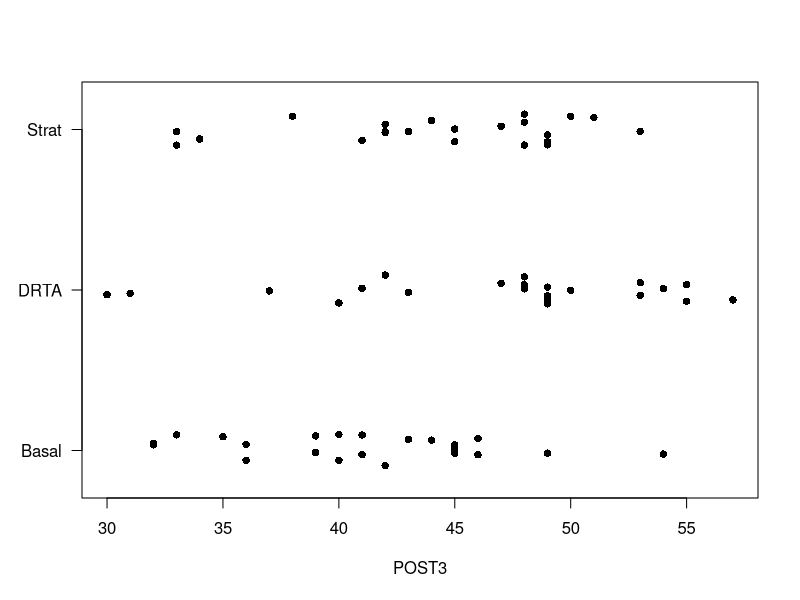
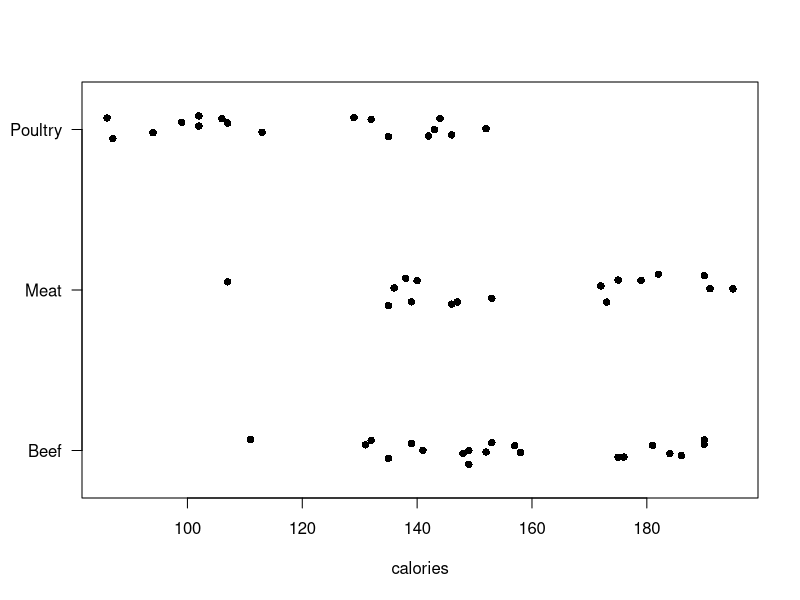
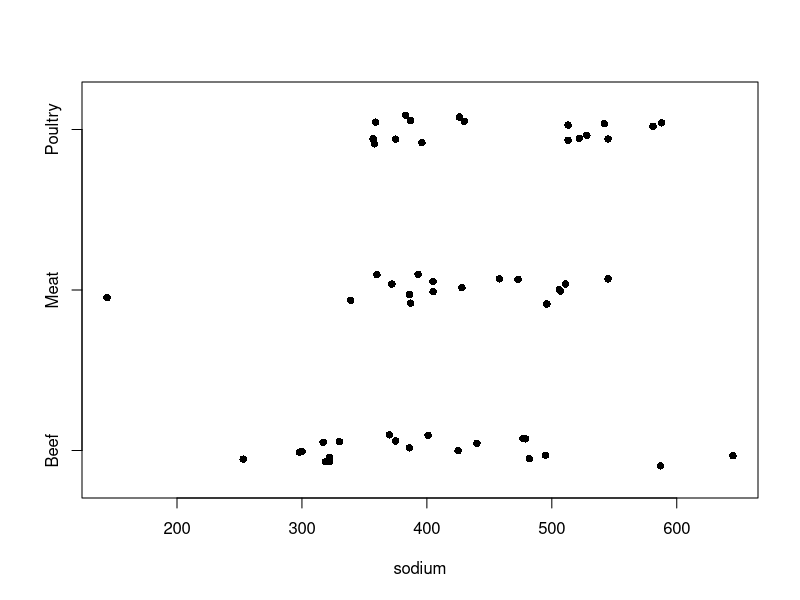
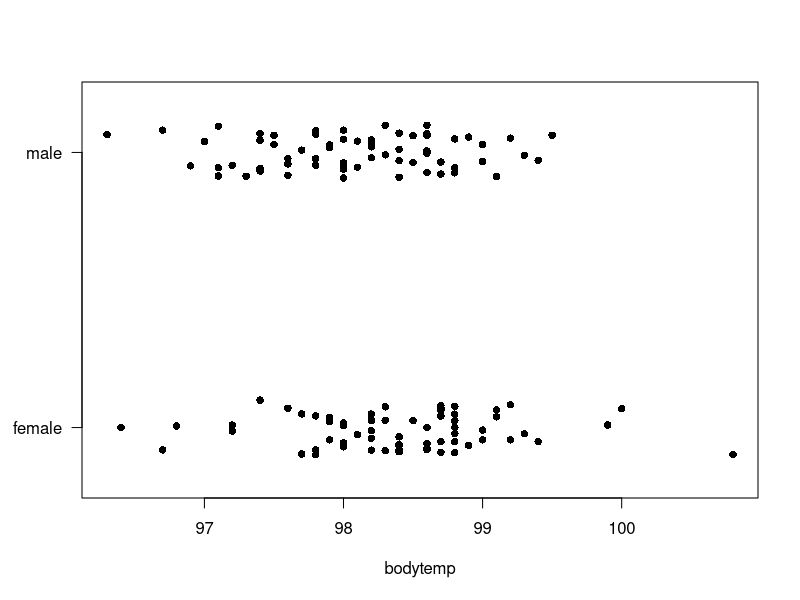
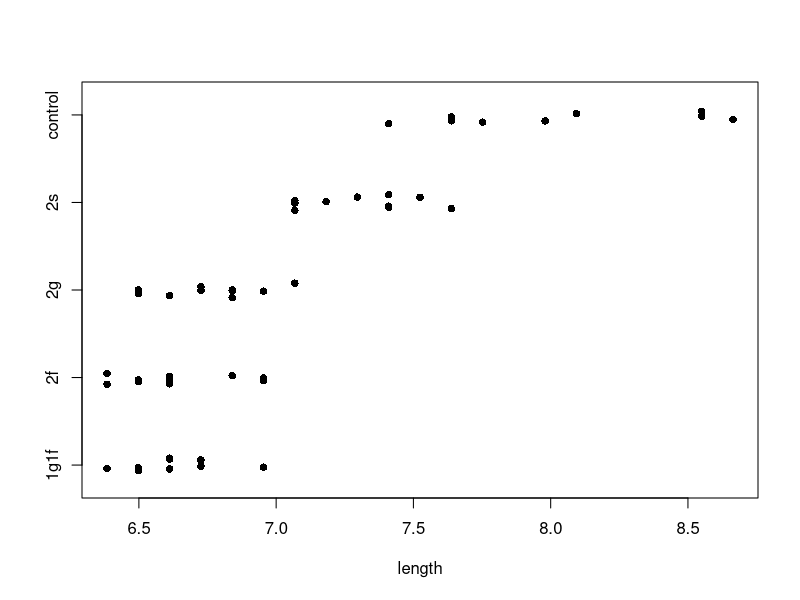
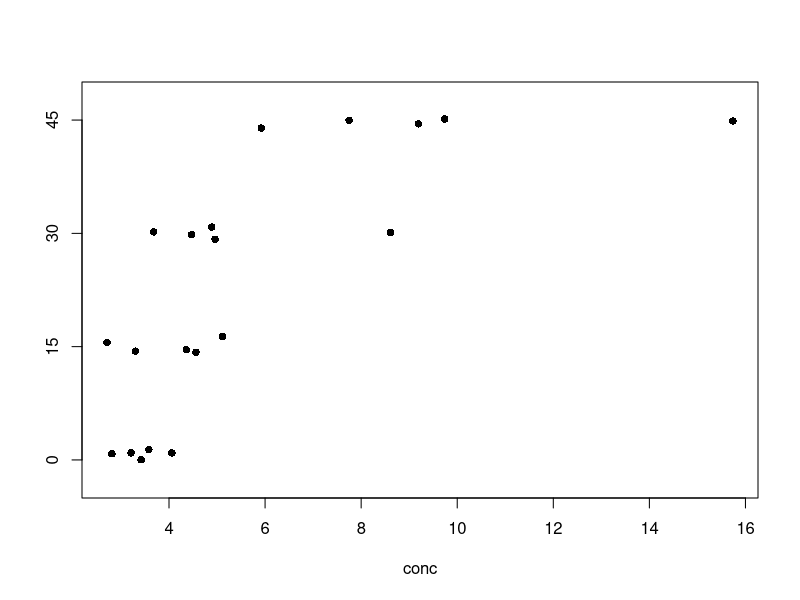
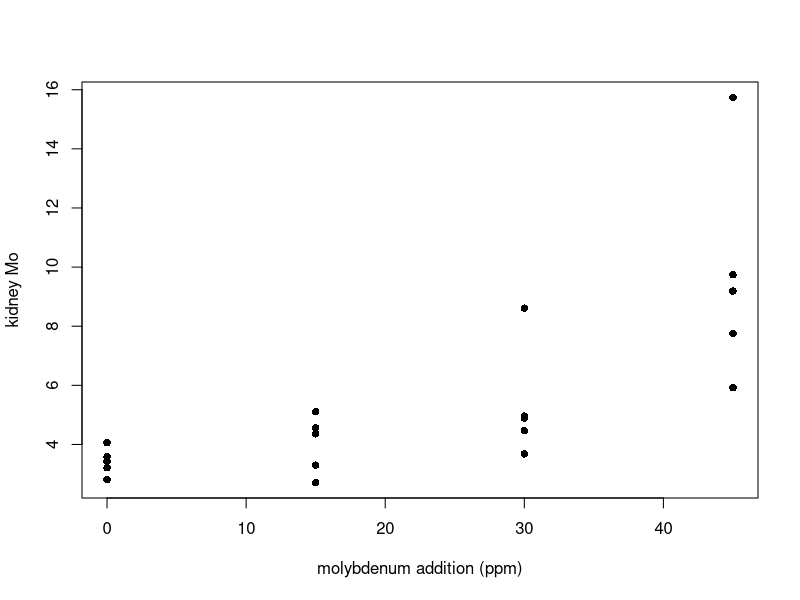
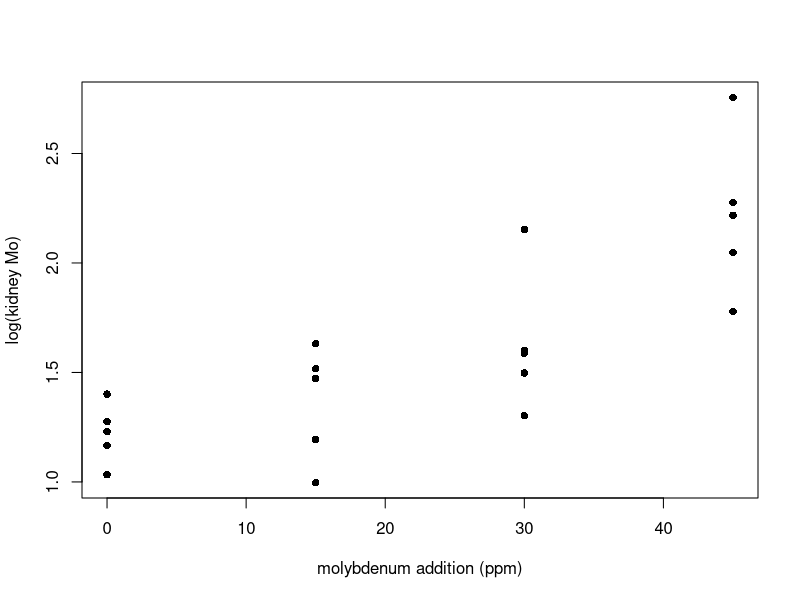

These charts were generated, in order, by the following R code:
## ---- chunk 1
library(magrittr)  # for piping
# library(SASmarkdown)  # SASMarkdown is no longer available on CRAN, but there are archived versions there.  I can download and install locally if I want to use it, but I don't think I use this any more.
# library(kableExtra) generates an error; might need to update R version to make this work

# for help using SAS in Markdown see 
# https://www.r-bloggers.com/2019/09/create-rmarkdown-document-with-sas-code-and-output-sas-engine/
## ---- chunk 2
knitr::opts_chunk$set(fig.width = 5, fig.height = 4.5, fig.align = "center") 
## ---- chunk 3
reading <- read.table("data/reading.txt", head = T, stringsAsFactors = T)
with(reading, stripchart(POST3 ~ Group, method = "jitter", pch = 16, las = 1))
## ---- chunk 4
hotdog <- read.table("data/hotdog.txt", head = T, stringsAsFactors = TRUE)
with(hotdog, stripchart(calories ~ type, method = "jitter", pch = 16, las = 1))
## ---- chunk 5
options(knitr.kable.NA = '') 

sources <- c("Groups", "Error", "Total")

df <- c("$g-1$", "$n_T-g$", "$n_T-1$")

SS <- c("$SS_{Groups}$", "$SS_{Error}$", "$SS_{Total}$")

MS <- c("$MS_{Groups}$", "$MS_{Error}$", NA)

Fstat <- c("$MS_{Groups} / MS_{Error}$", NA, NA)

pval <- rep(NA, 3)

one_factor_anova_table <- data.frame(cbind(sources, df, SS, MS, Fstat, pval))

colnames(one_factor_anova_table) = c("source", "df", "SS", "MS", "$F$", "$p$")
                            
knitr::kable(format="html",
             one_factor_anova_table, 
             escape = FALSE) 

# eventually I want 
#knitr::kable(format="html",
#             df_accounting, 
#             escape = FALSE) %>% kable_styling()
#
# but this requires loading kableExtra, which I can't figure out how to do right now.
## ---- chunk 6
fm1 <- lm(calories ~ type, data = hotdog)
anova(fm1) 
## ---- chunk 7
options(knitr.kable.NA = '') 
anova(fm1) %>% knitr::kable(format = "html")
## ---- chunk 8
with(hotdog, stripchart(sodium ~ type, method = "jitter", pch = 16))
fm2 <- lm(sodium ~ type, data = hotdog)
anova(fm2)
## ---- chunk 9
summary(fm1)
## ---- chunk 10
bodytemp <- read.table("data/bodytemp.txt", head = T, stringsAsFactors = T)
with(bodytemp, stripchart(bodytemp ~ gender, method = 'jitter', pch = 16, las = 1))
## ---- chunk 11
t.test(bodytemp ~ gender, data = bodytemp, var.equal = TRUE)
## ---- chunk 12
anova(lm(bodytemp ~ gender, data = bodytemp))
## ---- chunk 13
pea <- read.table("data/pea.txt", head = T, stringsAsFactors = T)
with(pea, stripchart(length ~ trt, method = "jitter", pch = 16))
## ---- chunk 14
molybdenum <- read.csv("data/molybdenum.csv", head = T)
with(molybdenum, stripchart(conc ~ diet, method = "jitter", pch = 16))
## ---- chunk 15
with(molybdenum, plot(conc ~ diet, xlab = "molybdenum addition (ppm)", ylab = "kidney Mo", pch = 16))
## ---- chunk 16
with(molybdenum, plot(log(conc) ~ diet, xlab = "molybdenum addition (ppm)", ylab = "log(kidney Mo)", pch = 16))
## ---- chunk 17
beetle <- read.table("data/beetle.txt", head = T, stringsAsFactors = T)
par(mar = c(5, 7, 1, 1))
with(beetle, stripchart(head.width ~ site, method = "jitter", pch = 16, las = 1))
